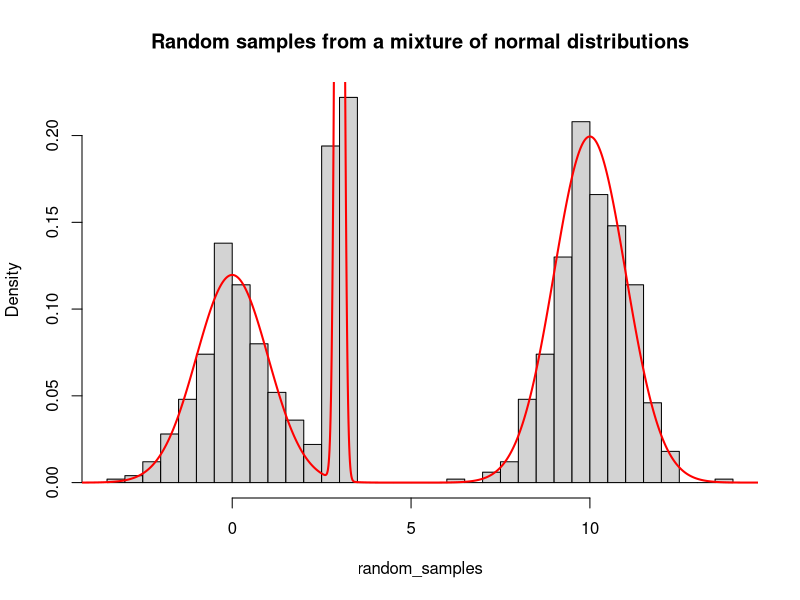
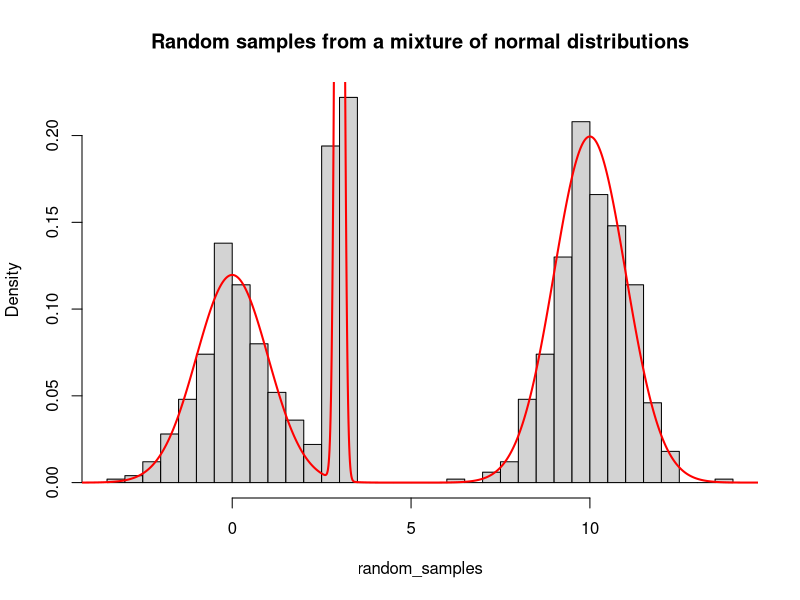

Reproduce these figures in R, in order.
## ---- chunk 1
knitr::opts_chunk$set(echo = TRUE)

# Number of samples.
N <- 1000

# Vector to store the samples.
random_samples <- rep(NA, times = N)

# Mixture weights.
pi <- c(0.3, 0.5, 0.2)

# Mean of normals.
mu <- c(0, 10, 3)

# Std devs of normals.
s <- c(1, 1, 0.1)

# Determine threshold.
threshold <- cumsum(pi)

# Prepare plotting parameters.
range <- seq(-10, 20, by = 0.01)
## ---- chunk 2

# Method 1

# Draw random samples.
for (i in 1:N) {
  u <- runif(1, min = 0, max = 1)

  if (u <= threshold[1]) {
    random_samples[i] = rnorm(1, mean = mu[1], sd = s[1])
  } else if (u <= threshold[2]) {
    random_samples[i] = rnorm(1, mean = mu[2], sd = s[2])
  } else {
    random_samples[i] = rnorm(1, mean = mu[3], sd = s[3])
  }
}


hist(random_samples, breaks = 25, probability = TRUE,
     main = "Random samples from a mixture of normal distributions")

lines(range, pi[1] * dnorm(range, mean = mu[1], sd = s[1]) +
             pi[2] * dnorm(range, mean = mu[2], sd = s[2]) +
             pi[3] * dnorm(range, mean = mu[3], sd = s[3]),
      col = "red", lwd = 2)   # lwd is line width.
## ---- chunk 3

# Method 2 (sample K from a discrete distribution rather than i).

k <- sample(1:3, N, prob = pi, replace = TRUE)
random_samples <= rnorm(N, mean = mu[k], sd = s[k])


hist(random_samples, breaks = 25, probability = TRUE,
     main = "Random samples from a mixture of normal distributions")

lines(range, pi[1] * dnorm(range, mean = mu[1], sd = s[1]) +
             pi[2] * dnorm(range, mean = mu[2], sd = s[2]) +
             pi[3] * dnorm(range, mean = mu[3], sd = s[3]),
      col = "red", lwd = 2)   # lwd is line width.
